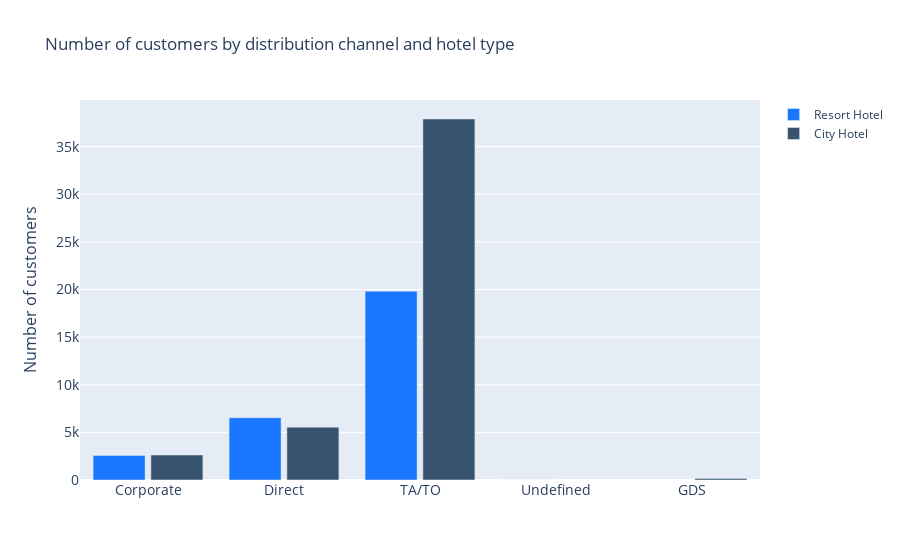

Notebook source saved alongside this figure:
### Code cell
fig = go.Figure()
fig.add_trace(go.Bar(x=resort_hotel_channel['distribution_channel'],
                y=resort_hotel_channel['count'],
                name='Resort Hotel',
                marker_color='rgb(26, 118, 255)'
                ))
fig.add_trace(go.Bar(x=city_hotel_channel['distribution_channel'],
                y=city_hotel_channel['count'],
                name='City Hotel',
                marker_color='rgb(55, 83, 109)'
                ))

fig.update_layout(
    title='Number of customers by distribution channel and hotel type',
    xaxis_tickfont_size=14,
    yaxis=dict(
        title='Number of customers',
        titlefont_size=16,
        tickfont_size=14,
    ),
    barmode='group',
    bargap=0.15, # gap between bars of adjacent location coordinates.
    bargroupgap=0.1 # gap between bars of the same location coordinate.
)
fig.show()

### Figure 1 — Plotly figure (JSON) as saved in the notebook; plotly's stock layout.template omitted (floating-point values rounded to 4 significant figures)
{"data": [{"marker": {"color": "rgb(26, 118, 255)"}, "name": "Resort Hotel", "type": "bar", "x": ["Corporate", "Direct", "TA/TO", "Undefined"], "y": [2581, 6540, 19816, 1]}, {"marker": {"color": "rgb(55, 83, 109)"}, "name": "City Hotel", "type": "bar", "x": ["Corporate", "Direct", "GDS", "TA/TO"], "y": [2622, 5548, 156, 37902]}], "layout": {"bargap": 0.15, "bargroupgap": 0.1, "barmode": "group", "title": {"text": "Number of customers by distribution channel and hotel type"}, "xaxis": {"tickfont": {"size": 14}}, "yaxis": {"tickfont": {"size": 14}, "title": {"font": {"size": 16}, "text": "Number of customers"}}}}
